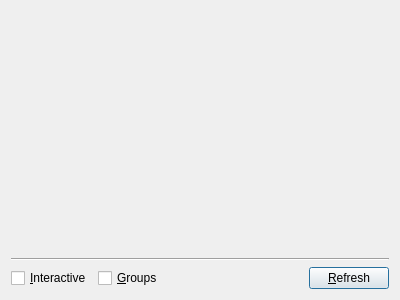
<?xml version="1.0" encoding="UTF-8"?>
<ui version="4.0">
 <class>graphDialog</class>
 <widget class="QDialog" name="graphDialog">
  <property name="geometry">
   <rect>
    <x>0</x>
    <y>0</y>
    <width>400</width>
    <height>300</height>
   </rect>
  </property>
  <property name="windowTitle">
   <string>Dialog</string>
  </property>
  <layout class="QVBoxLayout" name="verticalLayout">
   <item>
    <widget class="MPLQTFig" name="MPLFig" native="true"/>
   </item>
   <item>
    <widget class="MPLQTNav" name="MPLNav" native="true"/>
   </item>
   <item>
    <widget class="Line" name="line">
     <property name="orientation">
      <enum>Qt::Horizontal</enum>
     </property>
    </widget>
   </item>
   <item>
    <layout class="QHBoxLayout" name="horizontalLayout">
     <item>
      <widget class="QCheckBox" name="interactiveCheckBox">
       <property name="text">
        <string>&amp;Interactive</string>
       </property>
      </widget>
     </item>
     <item>
      <widget class="QCheckBox" name="groupCheckBox">
       <property name="text">
        <string>&amp;Groups</string>
       </property>
      </widget>
     </item>
     <item>
      <spacer name="horizontalSpacer">
       <property name="orientation">
        <enum>Qt::Horizontal</enum>
       </property>
       <property name="sizeHint" stdset="0">
        <size>
         <width>40</width>
         <height>20</height>
        </size>
       </property>
      </spacer>
     </item>
     <item>
      <widget class="QPushButton" name="refreshPushButton">
       <property name="text">
        <string>&amp;Refresh</string>
       </property>
      </widget>
     </item>
    </layout>
   </item>
  </layout>
 </widget>
 <customwidgets>
  <customwidget>
   <class>MPLQTFig</class>
   <extends>QWidget</extends>
   <header>neuropype.gui.MPLQTclasses</header>
   <container>1</container>
  </customwidget>
  <customwidget>
   <class>MPLQTNav</class>
   <extends>QWidget</extends>
   <header>neuropype.gui.MPLQTclasses</header>
   <container>1</container>
  </customwidget>
 </customwidgets>
 <resources/>
 <connections/>
</ui>
